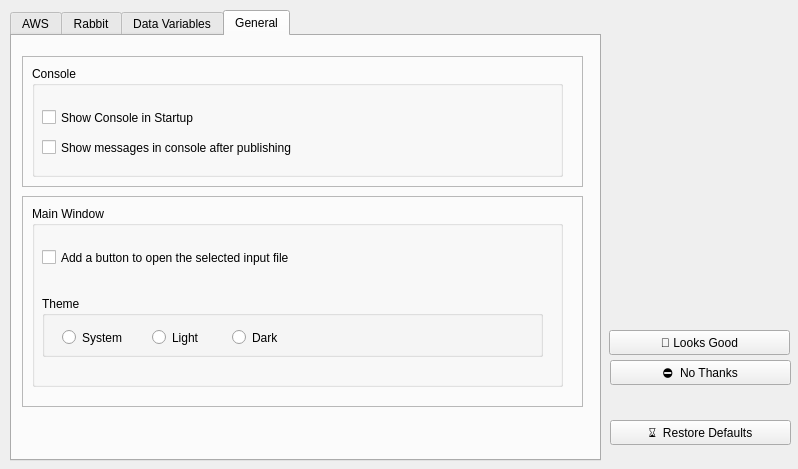
<?xml version="1.0" encoding="UTF-8"?>
<ui version="4.0">
 <class>conf_window</class>
 <widget class="QDialog" name="conf_window">
  <property name="windowModality">
   <enum>Qt::NonModal</enum>
  </property>
  <property name="geometry">
   <rect>
    <x>0</x>
    <y>0</y>
    <width>798</width>
    <height>469</height>
   </rect>
  </property>
  <property name="windowTitle">
   <string>Configurations</string>
  </property>
  <property name="sizeGripEnabled">
   <bool>false</bool>
  </property>
  <property name="modal">
   <bool>false</bool>
  </property>
  <widget class="QDialogButtonBox" name="buttonBox">
   <property name="geometry">
    <rect>
     <x>900</x>
     <y>150</y>
     <width>201</width>
     <height>111</height>
    </rect>
   </property>
   <property name="orientation">
    <enum>Qt::Vertical</enum>
   </property>
   <property name="standardButtons">
    <set>QDialogButtonBox::Discard|QDialogButtonBox::RestoreDefaults|QDialogButtonBox::Save</set>
   </property>
  </widget>
  <widget class="QTabWidget" name="tabGeneral">
   <property name="geometry">
    <rect>
     <x>10</x>
     <y>10</y>
     <width>591</width>
     <height>451</height>
    </rect>
   </property>
   <property name="autoFillBackground">
    <bool>false</bool>
   </property>
   <property name="currentIndex">
    <number>3</number>
   </property>
   <widget class="QWidget" name="tabAWS">
    <attribute name="title">
     <string>AWS</string>
    </attribute>
    <widget class="QFrame" name="frame_4">
     <property name="geometry">
      <rect>
       <x>10</x>
       <y>10</y>
       <width>561</width>
       <height>241</height>
      </rect>
     </property>
     <property name="frameShape">
      <enum>QFrame::StyledPanel</enum>
     </property>
     <property name="frameShadow">
      <enum>QFrame::Raised</enum>
     </property>
     <widget class="QGroupBox" name="credentialsBox_2">
      <property name="geometry">
       <rect>
        <x>10</x>
        <y>10</y>
        <width>541</width>
        <height>71</height>
       </rect>
      </property>
      <property name="title">
       <string>Host</string>
      </property>
      <property name="checkable">
       <bool>false</bool>
      </property>
      <widget class="QPlainTextEdit" name="aws_endpoint">
       <property name="geometry">
        <rect>
         <x>10</x>
         <y>30</y>
         <width>511</width>
         <height>31</height>
        </rect>
       </property>
       <property name="placeholderText">
        <string>Endpoint</string>
       </property>
      </widget>
     </widget>
     <widget class="QGroupBox" name="groupBox_2">
      <property name="geometry">
       <rect>
        <x>10</x>
        <y>90</y>
        <width>421</width>
        <height>141</height>
       </rect>
      </property>
      <property name="title">
       <string>Credentials</string>
      </property>
      <widget class="QPlainTextEdit" name="aws_access">
       <property name="geometry">
        <rect>
         <x>10</x>
         <y>40</y>
         <width>391</width>
         <height>31</height>
        </rect>
       </property>
       <property name="statusTip">
        <string>Hostname</string>
       </property>
       <property name="placeholderText">
        <string>Access Key ID</string>
       </property>
      </widget>
      <widget class="QPlainTextEdit" name="aws_secret">
       <property name="geometry">
        <rect>
         <x>10</x>
         <y>90</y>
         <width>391</width>
         <height>31</height>
        </rect>
       </property>
       <property name="placeholderText">
        <string>Secret Key</string>
       </property>
      </widget>
     </widget>
     <widget class="QPushButton" name="aws_test">
      <property name="geometry">
       <rect>
        <x>450</x>
        <y>110</y>
        <width>101</width>
        <height>121</height>
       </rect>
      </property>
      <property name="text">
       <string>Test
Connection</string>
      </property>
     </widget>
    </widget>
    <widget class="QFrame" name="frame_5">
     <property name="geometry">
      <rect>
       <x>10</x>
       <y>260</y>
       <width>561</width>
       <height>101</height>
      </rect>
     </property>
     <property name="frameShape">
      <enum>QFrame::StyledPanel</enum>
     </property>
     <property name="frameShadow">
      <enum>QFrame::Raised</enum>
     </property>
     <widget class="QGroupBox" name="groupBox_3">
      <property name="geometry">
       <rect>
        <x>20</x>
        <y>10</y>
        <width>521</width>
        <height>71</height>
       </rect>
      </property>
      <property name="title">
       <string>Bucket</string>
      </property>
      <widget class="QPlainTextEdit" name="aws_bucket">
       <property name="geometry">
        <rect>
         <x>10</x>
         <y>30</y>
         <width>491</width>
         <height>31</height>
        </rect>
       </property>
       <property name="placeholderText">
        <string>Enter bucket name</string>
       </property>
      </widget>
     </widget>
    </widget>
   </widget>
   <widget class="QWidget" name="tabRabbit">
    <attribute name="title">
     <string>Rabbit</string>
    </attribute>
    <widget class="QFrame" name="frame_3">
     <property name="geometry">
      <rect>
       <x>10</x>
       <y>10</y>
       <width>561</width>
       <height>241</height>
      </rect>
     </property>
     <property name="frameShape">
      <enum>QFrame::StyledPanel</enum>
     </property>
     <property name="frameShadow">
      <enum>QFrame::Raised</enum>
     </property>
     <widget class="QGroupBox" name="credentialsBox">
      <property name="geometry">
       <rect>
        <x>10</x>
        <y>10</y>
        <width>541</width>
        <height>71</height>
       </rect>
      </property>
      <property name="title">
       <string>Credentials</string>
      </property>
      <property name="checkable">
       <bool>false</bool>
      </property>
      <widget class="QPlainTextEdit" name="rabbit_username">
       <property name="geometry">
        <rect>
         <x>10</x>
         <y>30</y>
         <width>251</width>
         <height>31</height>
        </rect>
       </property>
       <property name="placeholderText">
        <string>Username</string>
       </property>
      </widget>
      <widget class="QPlainTextEdit" name="rabbit_password">
       <property name="geometry">
        <rect>
         <x>270</x>
         <y>30</y>
         <width>261</width>
         <height>31</height>
        </rect>
       </property>
       <property name="placeholderText">
        <string>Password</string>
       </property>
      </widget>
     </widget>
     <widget class="QGroupBox" name="groupBox">
      <property name="geometry">
       <rect>
        <x>10</x>
        <y>90</y>
        <width>421</width>
        <height>141</height>
       </rect>
      </property>
      <property name="title">
       <string>Server Details</string>
      </property>
      <widget class="QPlainTextEdit" name="rabbit_host">
       <property name="geometry">
        <rect>
         <x>10</x>
         <y>40</y>
         <width>401</width>
         <height>31</height>
        </rect>
       </property>
       <property name="statusTip">
        <string>Hostname</string>
       </property>
       <property name="placeholderText">
        <string>Hostname</string>
       </property>
      </widget>
      <widget class="QPlainTextEdit" name="rabbit_vhost">
       <property name="geometry">
        <rect>
         <x>10</x>
         <y>90</y>
         <width>261</width>
         <height>31</height>
        </rect>
       </property>
       <property name="placeholderText">
        <string>Virtual Host</string>
       </property>
      </widget>
      <widget class="QPlainTextEdit" name="rabbit_port">
       <property name="geometry">
        <rect>
         <x>290</x>
         <y>90</y>
         <width>121</width>
         <height>31</height>
        </rect>
       </property>
       <property name="placeholderText">
        <string>Port</string>
       </property>
      </widget>
     </widget>
     <widget class="QPushButton" name="rabbit_test">
      <property name="geometry">
       <rect>
        <x>450</x>
        <y>110</y>
        <width>101</width>
        <height>121</height>
       </rect>
      </property>
      <property name="text">
       <string>Test
Connection</string>
      </property>
     </widget>
    </widget>
    <widget class="QToolBox" name="toolBox_2">
     <property name="geometry">
      <rect>
       <x>10</x>
       <y>260</y>
       <width>581</width>
       <height>151</height>
      </rect>
     </property>
     <property name="currentIndex">
      <number>0</number>
     </property>
     <widget class="QWidget" name="page_7">
      <property name="geometry">
       <rect>
        <x>0</x>
        <y>0</y>
        <width>581</width>
        <height>120</height>
       </rect>
      </property>
      <attribute name="label">
       <string>Rabbit Queue Names</string>
      </attribute>
      <widget class="QListWidget" name="listWidget_rabbitqueues">
       <property name="geometry">
        <rect>
         <x>0</x>
         <y>0</y>
         <width>401</width>
         <height>111</height>
        </rect>
       </property>
      </widget>
      <widget class="QFrame" name="op_rq">
       <property name="geometry">
        <rect>
         <x>410</x>
         <y>0</y>
         <width>51</width>
         <height>111</height>
        </rect>
       </property>
       <property name="frameShape">
        <enum>QFrame::StyledPanel</enum>
       </property>
       <property name="frameShadow">
        <enum>QFrame::Raised</enum>
       </property>
       <widget class="QPushButton" name="rq_add">
        <property name="geometry">
         <rect>
          <x>10</x>
          <y>10</y>
          <width>31</width>
          <height>21</height>
         </rect>
        </property>
        <property name="text">
         <string>+</string>
        </property>
       </widget>
       <widget class="QPushButton" name="rq_up">
        <property name="geometry">
         <rect>
          <x>10</x>
          <y>30</y>
          <width>31</width>
          <height>21</height>
         </rect>
        </property>
        <property name="text">
         <string>⇡</string>
        </property>
       </widget>
       <widget class="QPushButton" name="rq_down">
        <property name="geometry">
         <rect>
          <x>10</x>
          <y>60</y>
          <width>31</width>
          <height>21</height>
         </rect>
        </property>
        <property name="text">
         <string>⇣</string>
        </property>
       </widget>
       <widget class="QPushButton" name="rq_delete">
        <property name="geometry">
         <rect>
          <x>10</x>
          <y>80</y>
          <width>31</width>
          <height>21</height>
         </rect>
        </property>
        <property name="text">
         <string>-</string>
        </property>
       </widget>
      </widget>
     </widget>
    </widget>
   </widget>
   <widget class="QWidget" name="tab_3">
    <attribute name="title">
     <string>Data Variables</string>
    </attribute>
    <widget class="QToolBox" name="toolBox">
     <property name="geometry">
      <rect>
       <x>0</x>
       <y>0</y>
       <width>601</width>
       <height>411</height>
      </rect>
     </property>
     <property name="autoFillBackground">
      <bool>true</bool>
     </property>
     <property name="currentIndex">
      <number>4</number>
     </property>
     <widget class="QWidget" name="page">
      <property name="geometry">
       <rect>
        <x>0</x>
        <y>0</y>
        <width>100</width>
        <height>30</height>
       </rect>
      </property>
      <attribute name="label">
       <string>File Types</string>
      </attribute>
      <widget class="QListWidget" name="listWidget_filetype">
       <property name="geometry">
        <rect>
         <x>10</x>
         <y>0</y>
         <width>431</width>
         <height>221</height>
        </rect>
       </property>
      </widget>
      <widget class="QFrame" name="op_ft">
       <property name="geometry">
        <rect>
         <x>460</x>
         <y>10</y>
         <width>51</width>
         <height>191</height>
        </rect>
       </property>
       <property name="frameShape">
        <enum>QFrame::StyledPanel</enum>
       </property>
       <property name="frameShadow">
        <enum>QFrame::Raised</enum>
       </property>
       <widget class="QPushButton" name="ft_add">
        <property name="geometry">
         <rect>
          <x>10</x>
          <y>10</y>
          <width>31</width>
          <height>41</height>
         </rect>
        </property>
        <property name="text">
         <string>+</string>
        </property>
       </widget>
       <widget class="QPushButton" name="ft_up">
        <property name="geometry">
         <rect>
          <x>10</x>
          <y>50</y>
          <width>31</width>
          <height>41</height>
         </rect>
        </property>
        <property name="text">
         <string>⇡</string>
        </property>
       </widget>
       <widget class="QPushButton" name="ft_down">
        <property name="geometry">
         <rect>
          <x>10</x>
          <y>99</y>
          <width>31</width>
          <height>41</height>
         </rect>
        </property>
        <property name="text">
         <string>⇣</string>
        </property>
       </widget>
       <widget class="QPushButton" name="ft_delete">
        <property name="geometry">
         <rect>
          <x>10</x>
          <y>139</y>
          <width>31</width>
          <height>41</height>
         </rect>
        </property>
        <property name="text">
         <string>-</string>
        </property>
       </widget>
      </widget>
     </widget>
     <widget class="QWidget" name="page_2">
      <property name="geometry">
       <rect>
        <x>0</x>
        <y>0</y>
        <width>100</width>
        <height>30</height>
       </rect>
      </property>
      <attribute name="label">
       <string>Company Names</string>
      </attribute>
      <widget class="QListWidget" name="listWidget_company">
       <property name="geometry">
        <rect>
         <x>10</x>
         <y>0</y>
         <width>431</width>
         <height>211</height>
        </rect>
       </property>
      </widget>
      <widget class="QFrame" name="op_cn">
       <property name="geometry">
        <rect>
         <x>460</x>
         <y>10</y>
         <width>51</width>
         <height>191</height>
        </rect>
       </property>
       <property name="frameShape">
        <enum>QFrame::StyledPanel</enum>
       </property>
       <property name="frameShadow">
        <enum>QFrame::Raised</enum>
       </property>
       <widget class="QPushButton" name="cn_add">
        <property name="geometry">
         <rect>
          <x>10</x>
          <y>10</y>
          <width>31</width>
          <height>41</height>
         </rect>
        </property>
        <property name="text">
         <string>+</string>
        </property>
       </widget>
       <widget class="QPushButton" name="cn_up">
        <property name="geometry">
         <rect>
          <x>10</x>
          <y>50</y>
          <width>31</width>
          <height>41</height>
         </rect>
        </property>
        <property name="text">
         <string>⇡</string>
        </property>
       </widget>
       <widget class="QPushButton" name="cn_down">
        <property name="geometry">
         <rect>
          <x>10</x>
          <y>99</y>
          <width>31</width>
          <height>41</height>
         </rect>
        </property>
        <property name="text">
         <string>⇣</string>
        </property>
       </widget>
       <widget class="QPushButton" name="cn_delete">
        <property name="geometry">
         <rect>
          <x>10</x>
          <y>139</y>
          <width>31</width>
          <height>41</height>
         </rect>
        </property>
        <property name="text">
         <string>-</string>
        </property>
       </widget>
      </widget>
     </widget>
     <widget class="QWidget" name="page_3">
      <property name="geometry">
       <rect>
        <x>0</x>
        <y>0</y>
        <width>100</width>
        <height>30</height>
       </rect>
      </property>
      <attribute name="label">
       <string>Data Types</string>
      </attribute>
      <widget class="QListWidget" name="listWidget_datatype">
       <property name="geometry">
        <rect>
         <x>10</x>
         <y>0</y>
         <width>431</width>
         <height>211</height>
        </rect>
       </property>
      </widget>
      <widget class="QFrame" name="op_dt">
       <property name="geometry">
        <rect>
         <x>460</x>
         <y>10</y>
         <width>51</width>
         <height>191</height>
        </rect>
       </property>
       <property name="frameShape">
        <enum>QFrame::StyledPanel</enum>
       </property>
       <property name="frameShadow">
        <enum>QFrame::Raised</enum>
       </property>
       <widget class="QPushButton" name="dt_add">
        <property name="geometry">
         <rect>
          <x>10</x>
          <y>10</y>
          <width>31</width>
          <height>41</height>
         </rect>
        </property>
        <property name="text">
         <string>+</string>
        </property>
       </widget>
       <widget class="QPushButton" name="dt_up">
        <property name="geometry">
         <rect>
          <x>10</x>
          <y>50</y>
          <width>31</width>
          <height>41</height>
         </rect>
        </property>
        <property name="text">
         <string>⇡</string>
        </property>
       </widget>
       <widget class="QPushButton" name="dt_down">
        <property name="geometry">
         <rect>
          <x>10</x>
          <y>99</y>
          <width>31</width>
          <height>41</height>
         </rect>
        </property>
        <property name="text">
         <string>⇣</string>
        </property>
       </widget>
       <widget class="QPushButton" name="dt_delete">
        <property name="geometry">
         <rect>
          <x>10</x>
          <y>139</y>
          <width>31</width>
          <height>41</height>
         </rect>
        </property>
        <property name="text">
         <string>-</string>
        </property>
       </widget>
      </widget>
     </widget>
     <widget class="QWidget" name="page_4">
      <property name="geometry">
       <rect>
        <x>0</x>
        <y>0</y>
        <width>100</width>
        <height>30</height>
       </rect>
      </property>
      <attribute name="label">
       <string>File Sub Types</string>
      </attribute>
      <widget class="QListWidget" name="listWidget_filesubtype">
       <property name="geometry">
        <rect>
         <x>10</x>
         <y>0</y>
         <width>431</width>
         <height>211</height>
        </rect>
       </property>
      </widget>
      <widget class="QFrame" name="op_st">
       <property name="geometry">
        <rect>
         <x>460</x>
         <y>10</y>
         <width>51</width>
         <height>191</height>
        </rect>
       </property>
       <property name="frameShape">
        <enum>QFrame::StyledPanel</enum>
       </property>
       <property name="frameShadow">
        <enum>QFrame::Raised</enum>
       </property>
       <widget class="QPushButton" name="st_add">
        <property name="geometry">
         <rect>
          <x>10</x>
          <y>10</y>
          <width>31</width>
          <height>41</height>
         </rect>
        </property>
        <property name="text">
         <string>+</string>
        </property>
       </widget>
       <widget class="QPushButton" name="st_up">
        <property name="geometry">
         <rect>
          <x>10</x>
          <y>50</y>
          <width>31</width>
          <height>41</height>
         </rect>
        </property>
        <property name="text">
         <string>⇡</string>
        </property>
       </widget>
       <widget class="QPushButton" name="st_down">
        <property name="geometry">
         <rect>
          <x>10</x>
          <y>99</y>
          <width>31</width>
          <height>41</height>
         </rect>
        </property>
        <property name="text">
         <string>⇣</string>
        </property>
       </widget>
       <widget class="QPushButton" name="st_delete">
        <property name="geometry">
         <rect>
          <x>10</x>
          <y>139</y>
          <width>31</width>
          <height>41</height>
         </rect>
        </property>
        <property name="text">
         <string>-</string>
        </property>
       </widget>
      </widget>
     </widget>
     <widget class="QWidget" name="page_6">
      <property name="geometry">
       <rect>
        <x>0</x>
        <y>0</y>
        <width>601</width>
        <height>256</height>
       </rect>
      </property>
      <attribute name="label">
       <string>Default Values</string>
      </attribute>
      <widget class="QPlainTextEdit" name="config_foldername">
       <property name="geometry">
        <rect>
         <x>110</x>
         <y>10</y>
         <width>251</width>
         <height>31</height>
        </rect>
       </property>
      </widget>
      <widget class="QLabel" name="label">
       <property name="geometry">
        <rect>
         <x>10</x>
         <y>10</y>
         <width>101</width>
         <height>31</height>
        </rect>
       </property>
       <property name="text">
        <string>Folder Name</string>
       </property>
      </widget>
      <widget class="QLabel" name="label_2">
       <property name="geometry">
        <rect>
         <x>10</x>
         <y>50</y>
         <width>91</width>
         <height>31</height>
        </rect>
       </property>
       <property name="text">
        <string>DB Name</string>
       </property>
      </widget>
      <widget class="QPlainTextEdit" name="config_dbname">
       <property name="geometry">
        <rect>
         <x>110</x>
         <y>50</y>
         <width>251</width>
         <height>31</height>
        </rect>
       </property>
      </widget>
     </widget>
    </widget>
   </widget>
   <widget class="QWidget" name="tab">
    <attribute name="title">
     <string>General</string>
    </attribute>
    <widget class="QFrame" name="frame_2">
     <property name="geometry">
      <rect>
       <x>10</x>
       <y>20</y>
       <width>561</width>
       <height>131</height>
      </rect>
     </property>
     <property name="frameShape">
      <enum>QFrame::StyledPanel</enum>
     </property>
     <property name="frameShadow">
      <enum>QFrame::Raised</enum>
     </property>
     <widget class="QGroupBox" name="groupBox_4">
      <property name="geometry">
       <rect>
        <x>10</x>
        <y>10</y>
        <width>531</width>
        <height>111</height>
       </rect>
      </property>
      <property name="title">
       <string>Console</string>
      </property>
      <widget class="QCheckBox" name="cb_rabbit_message_in_console">
       <property name="geometry">
        <rect>
         <x>10</x>
         <y>70</y>
         <width>321</width>
         <height>23</height>
        </rect>
       </property>
       <property name="text">
        <string>Show messages in console after publishing</string>
       </property>
      </widget>
      <widget class="QCheckBox" name="checkBox_console">
       <property name="geometry">
        <rect>
         <x>10</x>
         <y>40</y>
         <width>191</width>
         <height>23</height>
        </rect>
       </property>
       <property name="text">
        <string>Show Console in Startup</string>
       </property>
      </widget>
     </widget>
    </widget>
    <widget class="QFrame" name="frame_6">
     <property name="geometry">
      <rect>
       <x>10</x>
       <y>160</y>
       <width>561</width>
       <height>211</height>
      </rect>
     </property>
     <property name="frameShape">
      <enum>QFrame::StyledPanel</enum>
     </property>
     <property name="frameShadow">
      <enum>QFrame::Raised</enum>
     </property>
     <widget class="QGroupBox" name="groupBox_5">
      <property name="geometry">
       <rect>
        <x>10</x>
        <y>10</y>
        <width>531</width>
        <height>181</height>
       </rect>
      </property>
      <property name="title">
       <string>Main Window</string>
      </property>
      <widget class="QCheckBox" name="cb_allow_open_input_file">
       <property name="geometry">
        <rect>
         <x>10</x>
         <y>40</y>
         <width>351</width>
         <height>23</height>
        </rect>
       </property>
       <property name="text">
        <string>Add a button to open the selected input file</string>
       </property>
      </widget>
      <widget class="QGroupBox" name="groupBox_6">
       <property name="geometry">
        <rect>
         <x>10</x>
         <y>90</y>
         <width>501</width>
         <height>61</height>
        </rect>
       </property>
       <property name="title">
        <string>Theme</string>
       </property>
       <widget class="QRadioButton" name="theme_auto">
        <property name="geometry">
         <rect>
          <x>20</x>
          <y>30</y>
          <width>71</width>
          <height>23</height>
         </rect>
        </property>
        <property name="text">
         <string>System</string>
        </property>
       </widget>
       <widget class="QRadioButton" name="theme_light">
        <property name="geometry">
         <rect>
          <x>110</x>
          <y>30</y>
          <width>61</width>
          <height>23</height>
         </rect>
        </property>
        <property name="text">
         <string>Light</string>
        </property>
       </widget>
       <widget class="QRadioButton" name="theme_dark">
        <property name="geometry">
         <rect>
          <x>190</x>
          <y>30</y>
          <width>61</width>
          <height>23</height>
         </rect>
        </property>
        <property name="text">
         <string>Dark</string>
        </property>
       </widget>
      </widget>
     </widget>
    </widget>
   </widget>
  </widget>
  <widget class="QFrame" name="frame">
   <property name="geometry">
    <rect>
     <x>580</x>
     <y>320</y>
     <width>221</width>
     <height>141</height>
    </rect>
   </property>
   <property name="autoFillBackground">
    <bool>false</bool>
   </property>
   <property name="frameShape">
    <enum>QFrame::NoFrame</enum>
   </property>
   <property name="frameShadow">
    <enum>QFrame::Sunken</enum>
   </property>
   <property name="lineWidth">
    <number>0</number>
   </property>
   <widget class="QPushButton" name="btn_save">
    <property name="geometry">
     <rect>
      <x>29</x>
      <y>10</y>
      <width>181</width>
      <height>25</height>
     </rect>
    </property>
    <property name="autoFillBackground">
     <bool>false</bool>
    </property>
    <property name="text">
     <string>📒 Looks Good</string>
    </property>
   </widget>
   <widget class="QPushButton" name="btn_ignore">
    <property name="geometry">
     <rect>
      <x>30</x>
      <y>40</y>
      <width>181</width>
      <height>25</height>
     </rect>
    </property>
    <property name="text">
     <string>⛔  No Thanks</string>
    </property>
   </widget>
   <widget class="QPushButton" name="btn_restore">
    <property name="geometry">
     <rect>
      <x>30</x>
      <y>100</y>
      <width>181</width>
      <height>25</height>
     </rect>
    </property>
    <property name="text">
     <string>⌛  Restore Defaults</string>
    </property>
   </widget>
  </widget>
  <zorder>buttonBox</zorder>
  <zorder>frame</zorder>
  <zorder>tabGeneral</zorder>
 </widget>
 <resources/>
 <connections>
  <connection>
   <sender>buttonBox</sender>
   <signal>accepted()</signal>
   <receiver>conf_window</receiver>
   <slot>accept()</slot>
   <hints>
    <hint type="sourcelabel">
     <x>410</x>
     <y>274</y>
    </hint>
    <hint type="destinationlabel">
     <x>157</x>
     <y>238</y>
    </hint>
   </hints>
  </connection>
  <connection>
   <sender>buttonBox</sender>
   <signal>rejected()</signal>
   <receiver>conf_window</receiver>
   <slot>reject()</slot>
   <hints>
    <hint type="sourcelabel">
     <x>436</x>
     <y>280</y>
    </hint>
    <hint type="destinationlabel">
     <x>286</x>
     <y>238</y>
    </hint>
   </hints>
  </connection>
 </connections>
</ui>
